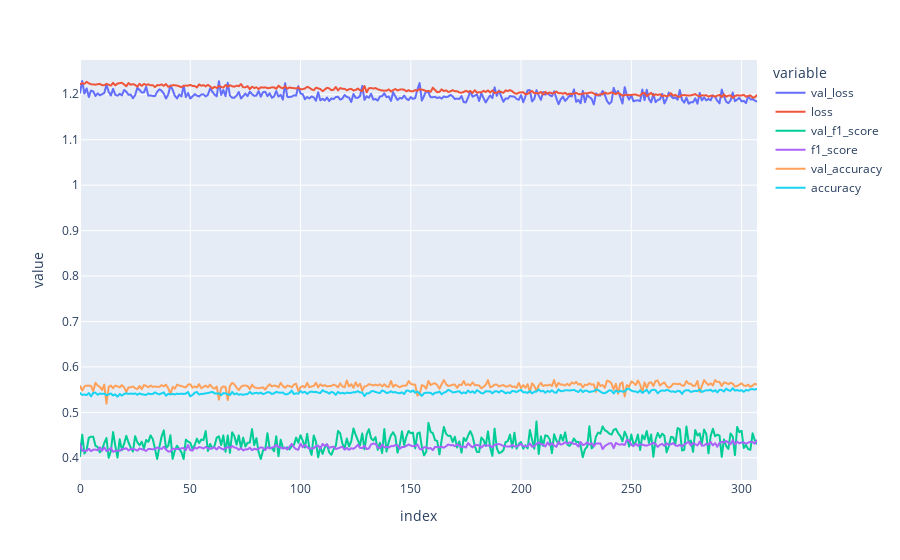

The notebook cell saved with this chart:
### Code cell
# Babysit the model
px.line(
    pd.DataFrame(
        {
            "val_loss": history.history["val_loss"],
            "loss": history.history["loss"],
            "val_f1_score": history.history["val_f1_score"],
            "f1_score": history.history["f1_score"],
            "val_accuracy": history.history["val_accuracy"],
            "accuracy": history.history["accuracy"],
        }
    )
)

### Figure 1 — Plotly figure (JSON) as saved in the notebook; plotly's stock layout.template omitted (floating-point values rounded to 4 significant figures; data arrays with more than 128 entries replaced by an {"elided": "..."} marker saying what was removed)
{"data": [{"hovertemplate": "variable=val_loss<br>index=%{x}<br>value=%{y}<extra></extra>", "legendgroup": "val_loss", "line": {"color": "#636efa", "dash": "solid"}, "marker": {"symbol": "circle"}, "mode": "lines", "name": "val_loss", "showlegend": true, "type": "scattergl", "x": {"elided": "308 int values"}, "xaxis": "x", "y": {"elided": "308 float values"}, "yaxis": "y"}, {"hovertemplate": "variable=loss<br>index=%{x}<br>value=%{y}<extra></extra>", "legendgroup": "loss", "line": {"color": "#EF553B", "dash": "solid"}, "marker": {"symbol": "circle"}, "mode": "lines", "name": "loss", "showlegend": true, "type": "scattergl", "x": {"elided": "308 int values"}, "xaxis": "x", "y": {"elided": "308 float values"}, "yaxis": "y"}, {"hovertemplate": "variable=val_f1_score<br>index=%{x}<br>value=%{y}<extra></extra>", "legendgroup": "val_f1_score", "line": {"color": "#00cc96", "dash": "solid"}, "marker": {"symbol": "circle"}, "mode": "lines", "name": "val_f1_score", "showlegend": true, "type": "scattergl", "x": {"elided": "308 int values"}, "xaxis": "x", "y": {"elided": "308 float values"}, "yaxis": "y"}, {"hovertemplate": "variable=f1_score<br>index=%{x}<br>value=%{y}<extra></extra>", "legendgroup": "f1_score", "line": {"color": "#ab63fa", "dash": "solid"}, "marker": {"symbol": "circle"}, "mode": "lines", "name": "f1_score", "showlegend": true, "type": "scattergl", "x": {"elided": "308 int values"}, "xaxis": "x", "y": {"elided": "308 float values"}, "yaxis": "y"}, {"hovertemplate": "variable=val_accuracy<br>index=%{x}<br>value=%{y}<extra></extra>", "legendgroup": "val_accuracy", "line": {"color": "#FFA15A", "dash": "solid"}, "marker": {"symbol": "circle"}, "mode": "lines", "name": "val_accuracy", "showlegend": true, "type": "scattergl", "x": {"elided": "308 int values"}, "xaxis": "x", "y": {"elided": "308 float values"}, "yaxis": "y"}, {"hovertemplate": "variable=accuracy<br>index=%{x}<br>value=%{y}<extra></extra>", "legendgroup": "accuracy", "line": {"color": "#19d3f3", "dash": "solid"}, "marker": {"symbol": "circle"}, "mode": "lines", "name": "accuracy", "showlegend": true, "type": "scattergl", "x": {"elided": "308 int values"}, "xaxis": "x", "y": {"elided": "308 float values"}, "yaxis": "y"}], "layout": {"legend": {"title": {"text": "variable"}, "tracegroupgap": 0}, "margin": {"t": 60}, "xaxis": {"anchor": "y", "domain": [0, 1], "title": {"text": "index"}}, "yaxis": {"anchor": "x", "domain": [0, 1], "title": {"text": "value"}}}}
